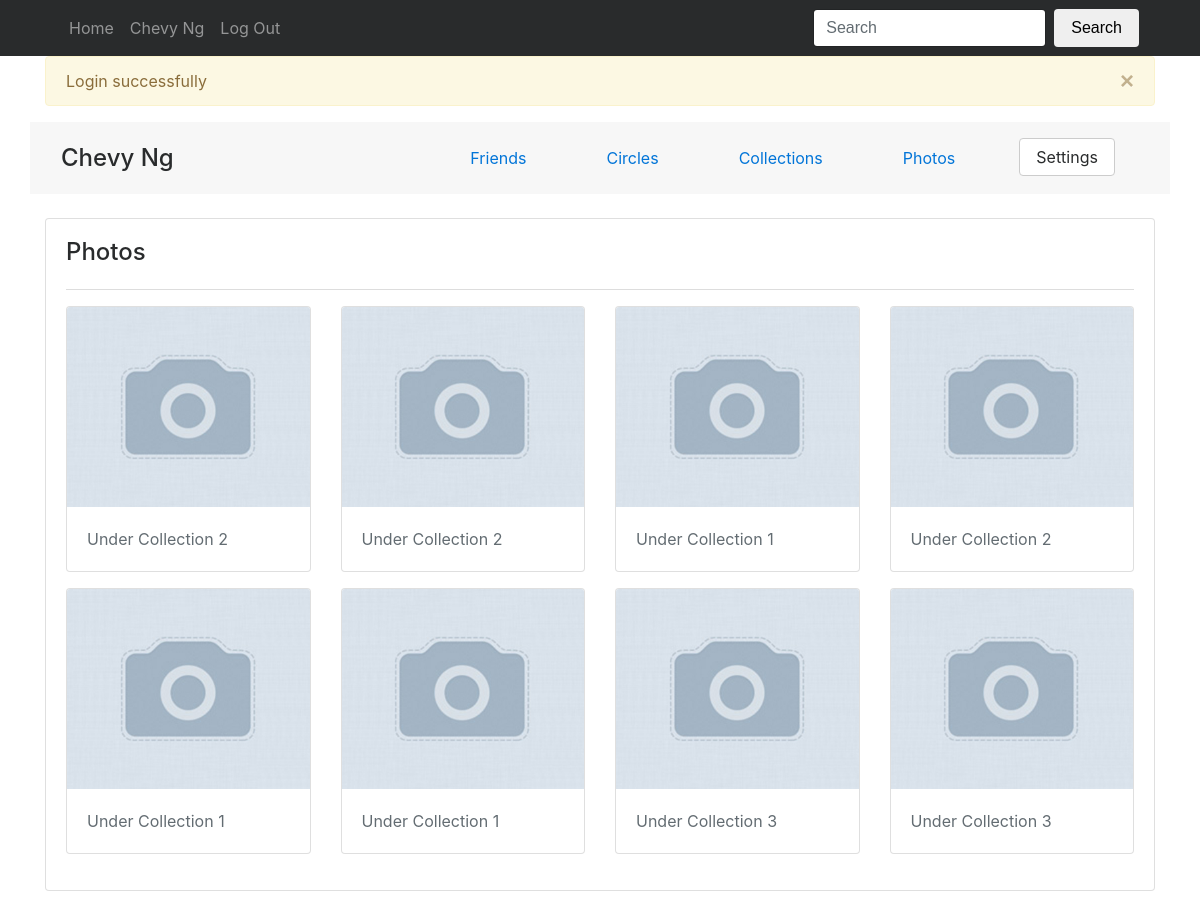
The app's page /1/photo (signed in) with its own data.
### tables this page shows
CREATE TABLE `user` (
	`userID` INT(11) NOT NULL AUTO_INCREMENT,
	`first_name` VARCHAR(255) NOT NULL,
	`last_name` VARCHAR(255) NOT NULL,
	`email` VARCHAR(255) NOT NULL,
	`password` VARCHAR(255) NOT NULL,
	`privacy` TINYINT NOT NULL DEFAULT '2',
	`admin` TINYINT NOT NULL DEFAULT '0',
	`CREATED_AT` TIMESTAMP NOT NULL DEFAULT CURRENT_TIMESTAMP,
	`UPDATED_AT` TIMESTAMP NOT NULL,
	PRIMARY KEY (`userID`),
	UNIQUE (`email`)
);

CREATE TABLE `photo` (
	`photoID` INT NOT NULL AUTO_INCREMENT PRIMARY KEY,
	`collectionID` INT NOT NULL,
	`userID` INT NOT NULL,
	`path` VARCHAR(255) NOT NULL,
	`CREATED_AT` TIMESTAMP NOT NULL DEFAULT 0,
	`UPDATED_AT` TIMESTAMP on update CURRENT_TIMESTAMP NOT NULL DEFAULT CURRENT_TIMESTAMP,
	FOREIGN KEY (`collectionID`) REFERENCES `photoCollection`(`collectionID`) ON DELETE CASCADE ON UPDATE CASCADE,
	FOREIGN KEY (`userID`) REFERENCES `user`(`userID`) ON DELETE CASCADE ON UPDATE CASCADE
);

### application/controller/photo_controller.php (called while the page is built, shortened)
<?php
require_once APP . 'model/user.php';
require_once APP . 'model/photo.php';
class PhotoController
{
  function __construct()
  {
    if (isset($_SESSION['current_user'])) {
      $this->current_user = $_SESSION['current_user'];
      $this->current_userID = $_SESSION['current_user']->userID;
    }
  }
  public function user_index($photo_userID)
  {
    $model = new User();
    $user = $model->find_by_id($photo_userID);
    $model = new Photo();
    $photos = $model->find_user_photos($photo_userID);
    require APP . 'view/_templates/header.php';
    require APP . 'view/photos/index.php';
    require APP . 'view/_templates/footer.php';
  }
}
?>

### public/index.php (called while the page is built, shortened)
<?php
require APP . 'core/application.php';
$app = new Application();
?>

### application/core/model.php (called while the page is built, shortened)
<?php
class Model
{
  private function openDatabaseConnection()
  {
    $options = array(PDO::ATTR_DEFAULT_FETCH_MODE => PDO::FETCH_OBJ, PDO::ATTR_ERRMODE => PDO::ERRMODE_WARNING);
    $this->db = new PDO(DB_TYPE . ':host=' . DB_HOST . ';dbname=' . DB_NAME . ';charset=' . DB_CHARSET, DB_USER, DB_PASS, $options);
  }
}
?>

### application/model/user.php (called while the page is built, shortened)
<?php
require_once APP . 'core/model.php';
class User extends Model
{
  public function find_by_id($userID)
  {
    $sql = "SELECT first_name, last_name, userID
            FROM user
            WHERE userID = :userID
            LIMIT 1";
    $query = $this->db->prepare($sql);
    $params = array(':userID' => $userID);
    $query->execute($params);
    return $query->fetch();
  }
}
?>

### application/model/photo.php (called while the page is built, shortened)
<?php
require_once APP . 'core/model.php';
class Photo extends Model
{
  public function find_user_photos($userID)
  {
    $sql = "SELECT *
            FROM photo
            WHERE userID = :userID";
    $query = $this->db->prepare($sql);
    $params = array(':userID' => $userID);
    $query->execute($params);
    return $query->fetchAll();
  }
}
?>

### application/view/photos/index.php (the view)
<? require APP . 'view/users/profile_header.php'; ?>
<div class="card">
  <div class="card-block">
    <div class="row mb-3">
      <div class="col-12"><h4>Photos</h4></div>
    </div>
    <div class="mt-3 mb-3" style="border-top: 1px solid #DDD;"></div>
    <? if (count($photos) > 0) { ?>
    <div class="row">
    <?php foreach ($photos as $photo) { ?>
      <div class="col-3">
        <a href="<?= URL; ?>photo/<?= $photo->photoID ?>">
        <div class="card mb-3">
          <img class="card-img-top" src="<?= URL; ?><?= $photo->path ?>" onError="this.src ='<?= URL; ?>images/missing.jpg'" style="object-fit: cover; height: 200px;">
          <div class="card-block">
            <p class="card-text text-muted">Under Collection <?= $photo->collectionID ?></p>
          </div>
        </div>
        </a>
      </div>
    <?php } ?>
    </div>
    <? } ?>
  </div>
</div>

### application/view/_templates/header.php (shortened to what this page needs)
<!DOCTYPE html>
<html lang="en">
<head>
  <link rel="stylesheet" href="<?= URL ?>css/bootstrap.min.css">
  <link rel="stylesheet" href="<?= URL ?>fonts/font-awesome/css/font-awesome.min.css">
</head>
<body>
<div class="bg-inverse">
  <div class="container">
  <nav class="navbar navbar-toggleable-md navbar-inverse bg-inverse">
    <div class="collapse navbar-collapse" id="navbarSupportedContent">
      <ul class="navbar-nav mr-auto">
        <li class="nav-item">
          <a class="nav-link" href="<?= URL ?>">Home</a>
        </li>
        <?php if (isset($_SESSION['current_user'])) { ?>
          <li class="nav-item">
            <a class="nav-link" href="<?= URL . $this->current_userID ?>">
              <?= $this->current_user->first_name . ' ' . $this->current_user->last_name ?>
            </a>
          </li>
          <li class="nav-item">
            <a class="nav-link" href="<?= URL ?>logout">Log Out</a>
          </li>
          </ul>
          <? require APP . 'view/users/search.php' ?>
        <?php } ?>
    </div>
  </nav>
  </div>
</div>
<div class="container pb-5">
<? if (isset($_SESSION['message'])) { ?>
<div class="alert alert-warning alert-dismissible fade show" role="alert">
  <button type="button" class="close" data-dismiss="alert" aria-label="Close">
    <span aria-hidden="true">&times;</span>
  </button>
  <?= $_SESSION['message'] ?>
</div>
<? } ?>

### application/view/users/profile_header.php
<div class="row bg-faded align-items-center p-3 mb-4">
  <div class="col-4">
    <h4 class="mb-0"><?= $user->first_name ?> <?= $user->last_name ?></h4>
  </div>
  <div class="col-8">
    <ul class="nav nav-fill">
      <li class="nav-item">
        <a class="nav-link" href="<?= URL . $user->userID ?>/friend">Friends</a>
      </li>
      <li class="nav-item">
        <a class="nav-link" href="<?= URL . $user->userID ?>/circle">Circles</a>
      </li>
      <li class="nav-item">
        <a class="nav-link" href="<?= URL . $user->userID ?>/collection">Collections</a>
      </li>
      <li class="nav-item">
        <a class="nav-link" href="<?= URL . $user->userID ?>/photo">Photos</a>
      </li>
      <? if ($this->current_userID != $user->userID) { ?>
      <li class="nav-item">
      <? if($is_friend != NULL) { ?>
        <? if($is_friend->status == 0) { ?>
          <button class="btn btn-secondary">Friends</button>
        <? } else if($is_friend->status == 1) { ?>
          <? if($initiator->userID == $this->current_userID) { ?>
              <button class="btn btn-secondary">Friend Request sent</button>
          <? } else { ?>
              <a class="btn btn-primary" href="<?= URL ?>user/accept_friendships?userID=<?= $user->userID ?>">Accept Friend Request</a>
              <a class="btn btn-secondary" href="<?= URL ?>user/reject_friendships?userID=<?= $user->userID ?>">Reject</a>
          <? } ?>
        <? } ?>
      <? } else {?>
          <a class="btn btn-primary" href="<?= URL ?>user/add_friend?userID=<?= $user->userID ?>">Add Friend</a>
      <? } ?>
      </li>
      <? } else { ?>
        <li class="nav-item">
          <a class="btn btn-secondary">Settings</a>
        </li>
      <? } ?>
    </ul>
  </div>
</div>

### records on screen
user: first_name "Chevy", last_name "Ng"
photo: collectionID "2"
photo: collectionID "2"
photo: collectionID "1"
photo: collectionID "2"
photo: collectionID "1"
photo: collectionID "1"
photo: collectionID "3"
photo: collectionID "3"

### other values on screen
$_SESSION['message'] "Login successfully"
